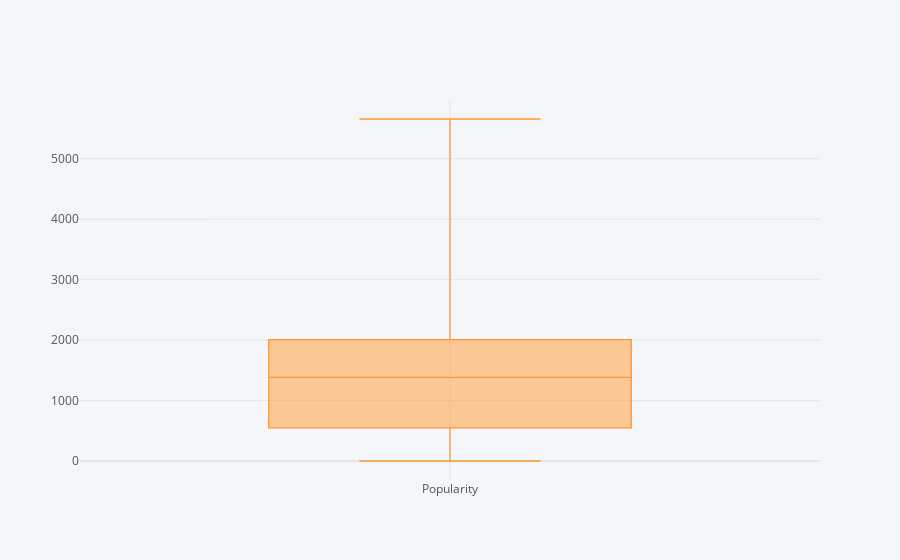

Notebook source saved alongside this figure:
### Code cell
#making interactive box plot for Popularity  column
df2['Popularity'].iplot(kind='box')

### Figure 1 — Plotly figure (JSON) as saved in the notebook; plotly's stock layout.template omitted (floating-point values rounded to 4 significant figures; data arrays with more than 128 entries replaced by an {"elided": "..."} marker saying what was removed)
{"data": [{"boxpoints": false, "line": {"width": 1.3}, "marker": {"color": "rgba(255, 153, 51, 1.0)"}, "name": "Popularity", "orientation": "v", "type": "box", "y": {"elided": "11190 int values"}}], "layout": {"legend": {"bgcolor": "#F5F6F9", "font": {"color": "#4D5663"}}, "paper_bgcolor": "#F5F6F9", "plot_bgcolor": "#F5F6F9", "title": {"font": {"color": "#4D5663"}}, "xaxis": {"gridcolor": "#E1E5ED", "showgrid": true, "tickfont": {"color": "#4D5663"}, "title": {"font": {"color": "#4D5663"}, "text": ""}, "zerolinecolor": "#E1E5ED"}, "yaxis": {"gridcolor": "#E1E5ED", "showgrid": true, "tickfont": {"color": "#4D5663"}, "title": {"font": {"color": "#4D5663"}, "text": ""}, "zerolinecolor": "#E1E5ED"}}}
